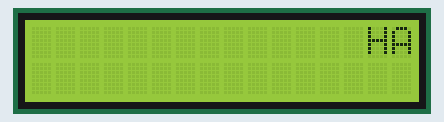
Bench run of a sketch on a simulated Arduino Uno, built with avr-gcc and run on an emulated ATmega328P. On the bench: 16×2 character LCD.

Above: at 0.35 s.
At 3.15 s:
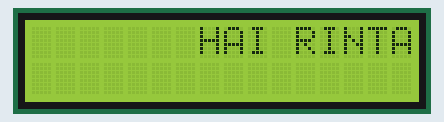
At 5.96 s:
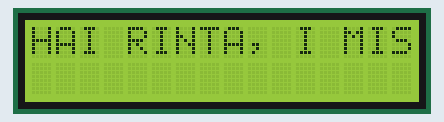
At 11.57 s:
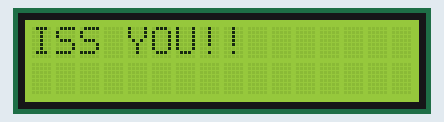
At 24.9 s:
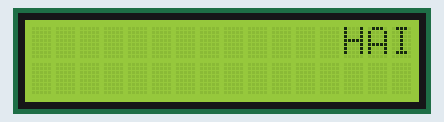
At 36.12 s:
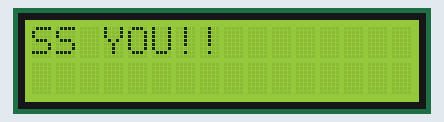

Measured:
- what the display in image 0 shows lasts 0.4 s, from 0.2 s to 0.6 s

The sketch:

19_Oktober_running_text1.ino
```cpp
#include <LiquidCrystal_I2C.h>
LiquidCrystal_I2C lcd(0x27, 16, 2);
//#include <LiquidCrystal.h>

//#define led 8
//#define led2 9
int terang=0;

//const int rs = 13, en = 12, d4 = 11, d5 = 10, d6 = 9, d7 = 8;
//LiquidCrystal lcd(rs, en, d4, d5, d6, d7);

//int lampu;

void setup() {
  // put your setup code here, to run once:
  Serial.begin(9600);

  lcd.begin(16,2);
  }

void loop() {
  // put your main code here, to run repeatedly:
//  digitalWrite (led, LOW);
//  delay(200);
//  analogWrite (led2, 170);
//  delay(1000);
//  analogWrite (led2, 50);
//  delay(1000);
//  analogWrite (led2, 20);
//  delay(1000);
//  digitalWrite (led2, HIGH);
//  delay(200);
//  digitalWrite (led, HIGH);
//  delay(200);
//  terang=terang-10;
//  delay(100);
//  analogWrite (led2, terang);
//  serial();
    //LCD();
  lcd.init();
  lcd.backlight();
  int i;
  lcd.setCursor(15, 0);
  lcd.print("HAI RINTA, I MISS YOU!!");
  for (i = 0 ; i < 30; i++)
  {
     lcd.scrollDisplayLeft();
    delay(400);
  }
    lcd.clear();

  lcd.setCursor(15, 0);
  lcd.print(" ");
  for (i = 0 ; i < 30; i++)
  {
    lcd.scrollDisplayLeft();
    delay(400);
  }
    lcd.clear();


}
```
